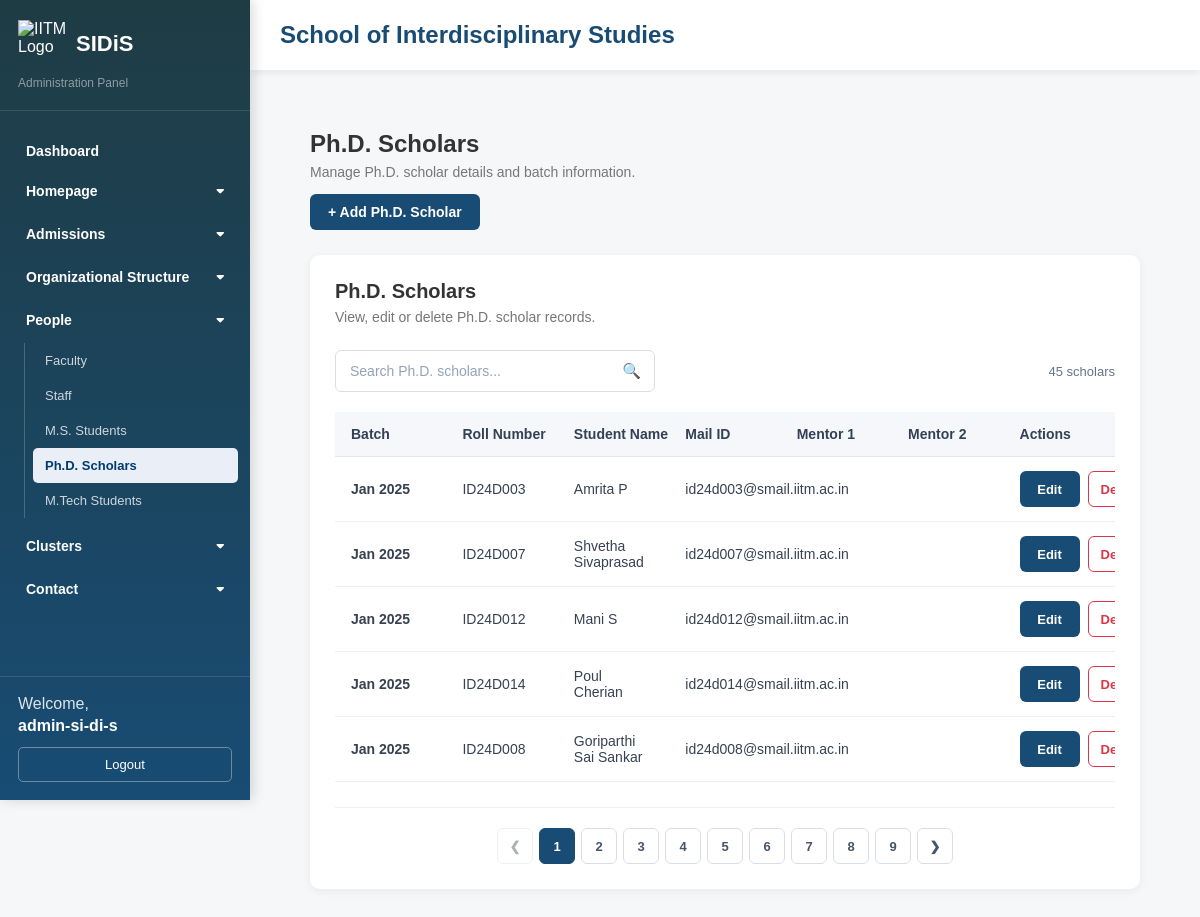
/admin/phd.php (signed in), run on the app's committed database.
### tables this page shows
CREATE TABLE `phd_scholars` (
  `id` int NOT NULL,
  `batch` varchar(20) NOT NULL,
  `roll_number` varchar(50) NOT NULL,
  `student_name` varchar(255) NOT NULL,
  `mail_id` varchar(255) NOT NULL,
  `mentor_1` varchar(255) DEFAULT NULL,
  `mentor_2` varchar(255) DEFAULT NULL
);

### admin/phd.php (the view, shortened to what this page needs)
<?php
require_once __DIR__ . '/../config.php';
$sql = "
    SELECT
        id,
        batch,
        roll_number,
        student_name,
        mail_id,
        mentor_1,
        mentor_2
    FROM phd_scholars
    ORDER BY id ASC
";
$stmt = $pdo->prepare($sql);
$stmt->execute();
$scholars =
    $stmt->fetchAll(PDO::FETCH_ASSOC);
include 'header.php';
?>
<div class="dashboard-content">
    <div class="page-header">
        <div>
            <h2>Ph.D. Scholars</h2>
            <p>
                Manage Ph.D. scholar details and batch information.
            </p>
        </div>
        <div>
            <a
                href="addphd.php"
                class="btn-add"
            >
                + Add Ph.D. Scholar
            </a>
        </div>
    </div>
    <div class="dashboard-card">
        <div class="card-header">
            <div>
                <h3>Ph.D. Scholars</h3>
                <p>
                    View, edit or delete Ph.D. scholar records.
                </p>
            </div>
        </div>
        <?php if (!empty($scholars)): ?>
            <div class="table-toolbar">
                <div class="table-search">
                    <input
                        type="text"
                        id="phdSearch"
                        class="table-search-input"
                        placeholder="Search Ph.D. scholars..."
                        autocomplete="off"
                    >
                    <span class="table-search-icon">
                    </span>
                </div>
                <div
                    id="phdSearchCount"
                    class="search-result-count"
                ></div>
            </div>
            <div class="table-wrapper">
                <table
                    class="data-table"
                    id="phdTable"
                >
                    <thead>
                        <tr>
                            <th>Batch</th>
                            <th>Roll Number</th>
                            <th>Student Name</th>
                            <th>Mail ID</th>
                            <th>Mentor 1</th>
                            <th>Mentor 2</th>
                            <th>Actions</th>
                        </tr>
                    </thead>
                    <tbody id="phdTableBody">
                        <?php foreach ($scholars as $scholar): ?>
                            <tr class="phd-row">
                                <td>
                                    <strong>
                                        <?= htmlspecialchars(
                                            $scholar['batch'],
                                            ENT_QUOTES,
                                            'UTF-8'
                                        ) ?>
                                    </strong>
                                </td>
                                <td>
                                    <?= htmlspecialchars(
                                        $scholar['roll_number'],
                                        ENT_QUOTES,
                                        'UTF-8'
                                    ) ?>
                                </td>
                                <td>
                                    <?= htmlspecialchars(
                                        $scholar['student_name'],
                                        ENT_QUOTES,
                                        'UTF-8'
                                    ) ?>
                                </td>
                                <td>
                                    <?= htmlspecialchars(
                                        $scholar['mail_id'],
                                        ENT_QUOTES,
                                        'UTF-8'
                                    ) ?>
                                </td>
                                <td>
                                </td>
                                <td>
                                </td>
                                <td>
                                    <div class="table-actions">
                                        <a
                                            href="editphd.php?id=<?= (int)$scholar['id'] ?>"
                                            class="btn-edit"
                                        >
                                            Edit
                                        </a>
                                        <button
                                            type="button"
                                            class="btn-delete"
                                            onclick="openDeleteModal(
                                                <?= (int)$scholar['id'] ?>,
                                                <?= htmlspecialchars(
                                                    json_encode(
                                                        $scholar['student_name'],
                                                        JSON_HEX_TAG |
                                                        JSON_HEX_AMP |
                                                        JSON_HEX_APOS |
                                                        JSON_HEX_QUOT
                                                    ),
                                                    ENT_QUOTES,
                                                    'UTF-8'
                                                ) ?>
                                            )"
                                        >
                                            Delete
                                        </button>
                                    </div>
                                </td>
                            </tr>
                        <?php endforeach; ?>
                    </tbody>
                </table>
            </div>
            <div
                id="phdPagination"
                class="table-pagination"
            ></div>
        <?php endif; ?>
    </div>
</div>
<?php include 'footer.php'; ?>

### admin/style.css (style rules this page uses)
* { box-sizing: border-box; }
body { margin: 0; font-family: Arial, Helvetica, sans-serif; background: #f5f7f9; color: #333; }
.dashboard-content { padding: 30px; }
.page-header { margin-bottom: 25px; }
.page-header h2 { margin: 0; font-size: 24px; font-weight: 600; }
.page-header p { margin-top: 6px; color: #777; font-size: 14px; }
.dashboard-card { background: #fff; border-radius: 10px; padding: 25px; margin-bottom: 25px; box-shadow: 0 2px 10px rgba(0, 0, 0, 0.06); }
.card-header { margin-bottom: 25px; }
.card-header h3 { margin: 0; font-size: 20px; font-weight: 600; }
.card-header p { color: #777; margin-top: 6px; font-size: 14px; }
.table-wrapper { width: 100%; overflow-x: auto; margin-top: 20px; }
.data-table { width: 100%; border-collapse: separate; border-spacing: 0; table-layout: fixed; }
.data-table thead th { background: #f5f7fa; color: #334155; font-size: 14px; font-weight: 600; text-align: left; padding: 14px 16px; border-bottom: 1px solid #e5e7eb; white-space: nowrap; }
.data-table tbody td { padding: 14px 16px; border-bottom: 1px solid #edf0f3; vertical-align: middle; color: #374151; font-size: 14px; }
.table-actions { display: flex; align-items: center; gap: 8px; white-space: nowrap; }
.btn-edit { display: inline-flex; align-items: center; justify-content: center; min-width: 60px; height: 36px; padding: 0 14px; background: #184c74; color: #ffffff; border: none; border-radius: 6px; font-size: 13px; font-weight: 600; text-decoration: none; cursor: pointer; transition: all 0.2s ease; }
.btn-delete { display: inline-flex; align-items: center; justify-content: center; min-width: 65px; height: 36px; padding: 0 14px; background: #ffffff; color: #dc3545; border: 1px solid #dc3545; border-radius: 6px; font-size: 13px; font-weight: 600; cursor: pointer; transition: all 0.2s ease; }
.btn-add { display: inline-flex; align-items: center; justify-content: center; gap: 6px; padding: 10px 18px; background: #184c74; color: #ffffff; border-radius: 6px; font-size: 14px; font-weight: 600; text-decoration: none; transition: all 0.2s ease; }
.table-toolbar { display: flex; align-items: center; justify-content: space-between; gap: 20px; margin: 20px 0; }
.table-search { position: relative; width: 320px; }
.table-search-input { width: 100%; height: 42px; padding: 0 42px 0 14px; border: 1px solid #d9dee5; border-radius: 6px; background: #ffffff; color: #334155; font-size: 14px; outline: none; transition: border-color 0.2s ease, box-shadow 0.2s ease; }
.table-search-input::placeholder { color: #94a3b8; }
.table-search-icon { position: absolute; right: 14px; top: 50%; transform: translateY(-50%); color: #64748b; font-size: 15px; pointer-events: none; }
.search-result-count { color: #64748b; font-size: 13px; }
.table-pagination { display: flex; align-items: center; justify-content: center; gap: 6px; margin-top: 25px; padding-top: 20px; border-top: 1px solid #edf0f3; }

### data on the page
phd_scholars: batch "Jan 2025", roll_number "ID24D003", student_name "Amrita P", mail "id24d003@smail.iitm.ac.in"
phd_scholars: batch "Jan 2025", roll_number "ID24D007", student_name "Shvetha Sivaprasad", mail "id24d007@smail.iitm.ac.in"
phd_scholars: batch "Jan 2025", roll_number "ID24D012", student_name "Mani S", mail "id24d012@smail.iitm.ac.in"
phd_scholars: batch "Jan 2025", roll_number "ID24D014", student_name "Poul Cherian", mail "id24d014@smail.iitm.ac.in"
phd_scholars: batch "Jan 2025", roll_number "ID24D008", student_name "Goriparthi Sai Sankar", mail "id24d008@smail.iitm.ac.in"

### other printed values
$section "Homepage"
$section "Admissions"
$section "Organizational Structure"
$section "People"
$pageTitle "Faculty"
$pageTitle "Staff"
$pageTitle "M.S. Students"
$pageTitle "Ph.D. Scholars"
$pageTitle "M.Tech Students"
$section "Clusters"
$section "Contact"
$_SESSION['admin_username'] "admin-si-di-s"
